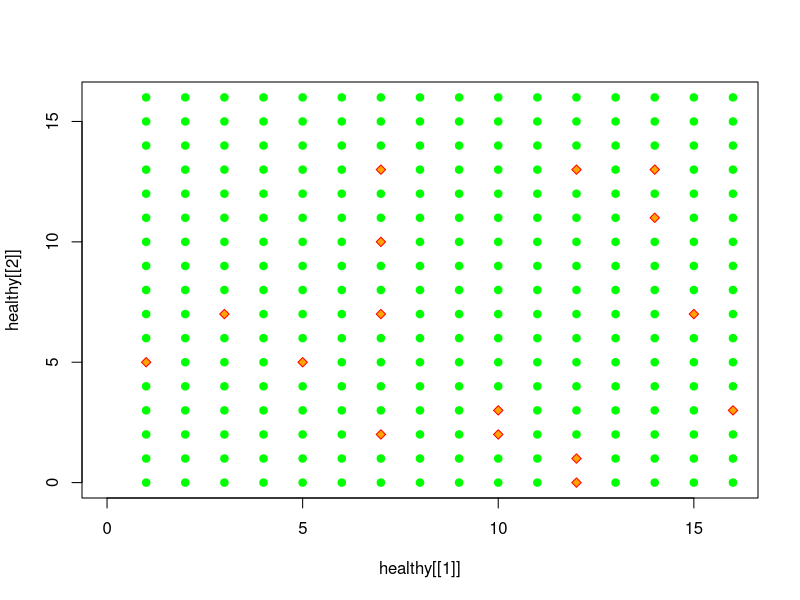
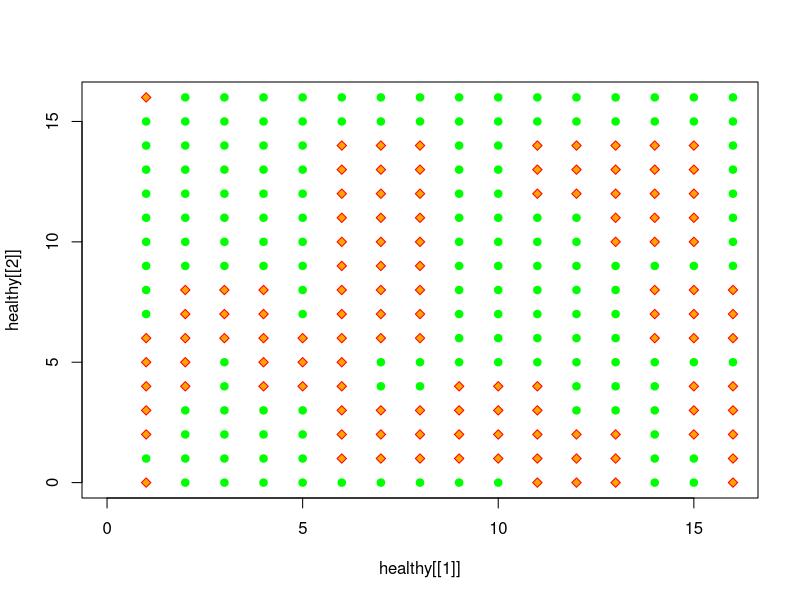
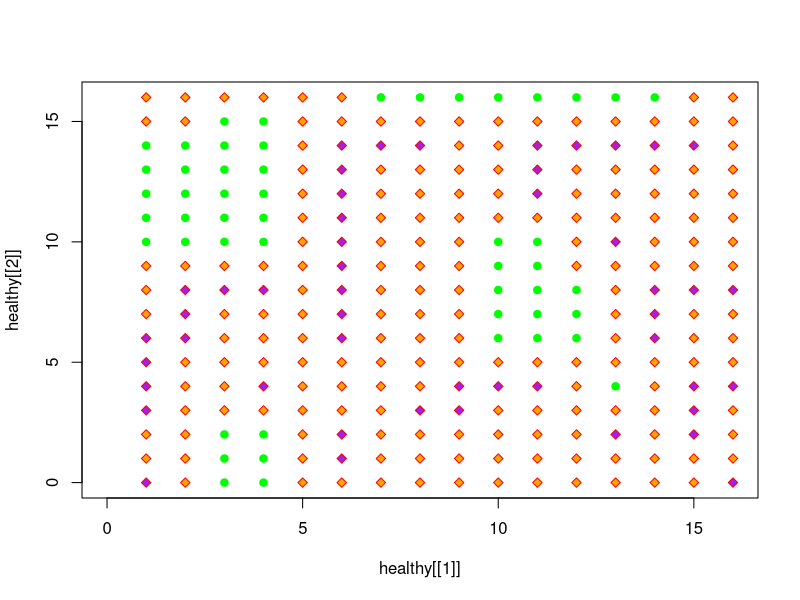
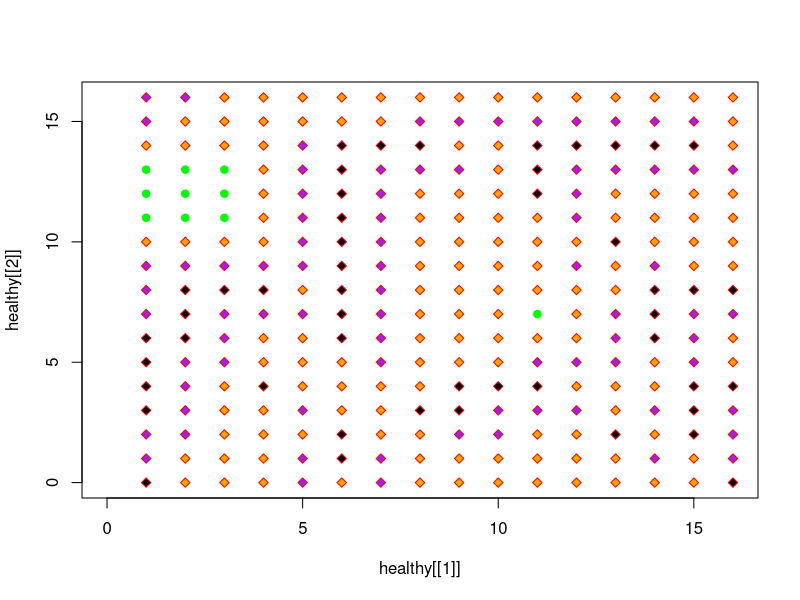
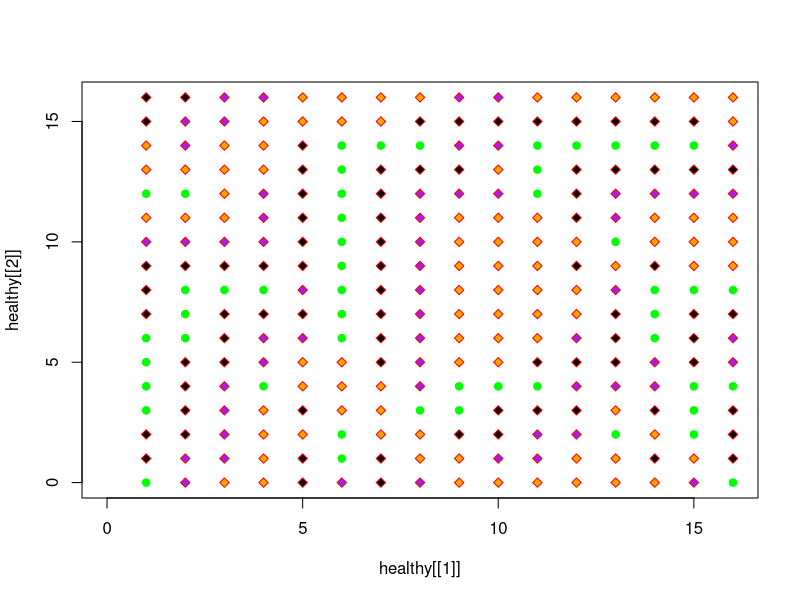
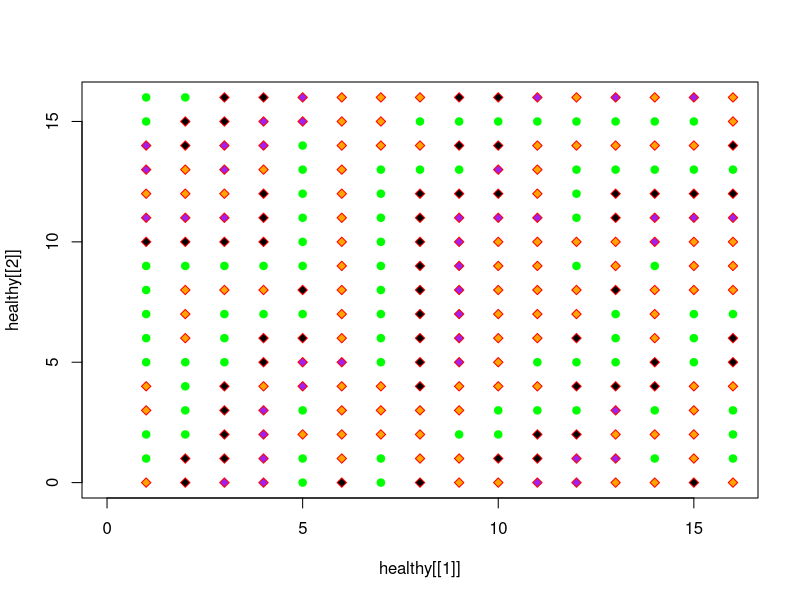
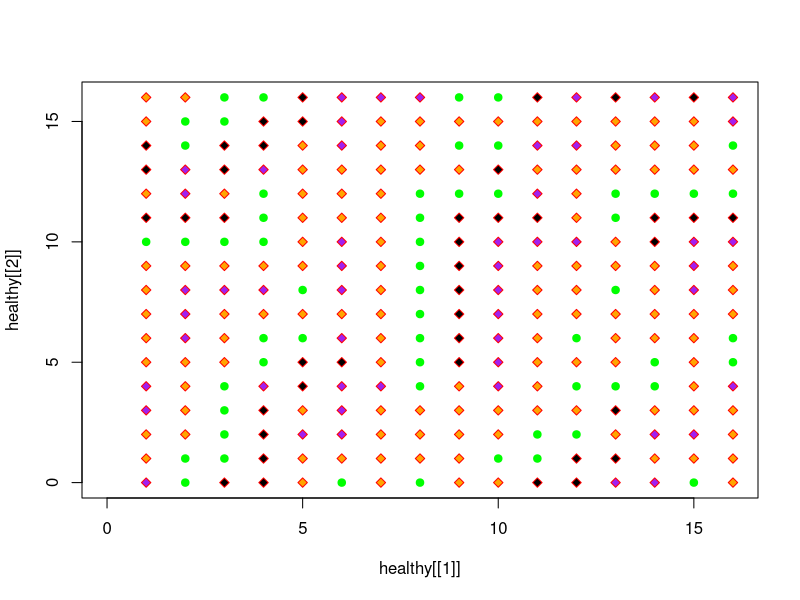
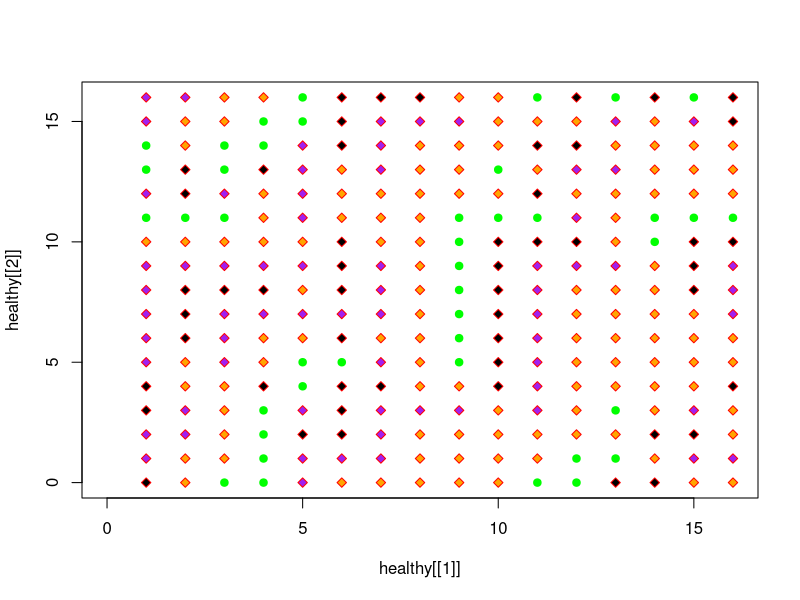

Recreate these plots in R, in order.
HEALTHY = 0
INFECTEDA1 = 1
INFECTEDA2 = 2
DEAD = 3
numberOfA2 = 5
responseTime  = 4*7 #4 weeks
responseTimeGrid <- array(numeric(), c(0,0))

HIV = function(n, probHIV, probInfect, probReplace, t) {
  # FIRE simulation
  body  = initBody( n, probHIV)
  responseTimeGrid <<- body * responseTime
  
  grids = array(dim=c(n,n,t+1))

  
  grids[,,1] = body
  
  for (i in 2:(t+1)) {
    bodyExtended = periodicLat(body)
    responseTimeGrid <<- periodicLat(responseTimeGrid)
    body = applyExtended(bodyExtended, probInfect, probReplace)
    grids[,,i] = body
  }
  
  return(grids)
}

applyExtended = function(latExt, probInfect, probReplace) {
  # APPLYEXTENDED - Function to apply 
  # spread() to every interior
  # site of square array latExt and to return the resulting array
  n = nrow(latExt) - 2
  newmat = matrix(c(rep(0,n*n)), nrow = n)
  for (j in 2:(n + 1)) {
    for (i in 2:(n + 1)) {
      site = latExt[i, j]
      N = latExt[i - 1, j]
      NE = latExt [i-1, j+1]
      NW = latExt[i-1, j-1]
      E = latExt[i, j + 1]
      S = latExt[i + 1, j]
      W = latExt[i, j - 1]
      SW = latExt[i+1, j-1]
      SE = latExt[i+1, j+1]
      newmat[i - 1, j - 1] = spread(site, N, NE, NW, E, S, W, SW, SE, probInfect, probReplace, i, j)
    }
  }
  return(newmat)
}

initBody = function( n, probHIV){
  #INITBODY returns an n-by-n grid of values?\
  # HEALTHY (healthy cell), 
  # INFECTEDA1 (infected cell), or INFECTEDA2 (infected cell), or DEAD (dead cell)
  # Pre:	n is the size (number of rows or columns) of the square grid and is positive.
  # 	probHIV is the probability that a cell is initially infected 
  # Post:	 A grid as described above was returned.

  # 1 where infected
  infected = matrix(runif(n^2) < probHIV,nrow=n,ncol=n)
  # 1 where healthy
  healthy = 1 - infected

  # EMPTY, TREE, or BURNING
  body =  healthy * HEALTHY + infected * INFECTEDA1
  
  return (body)
}

periodicLat = function(lat) {
  # PERIODICLAT returns extended lattice
  extendRows = rbind(lat[nrow(lat),],lat,lat[1,])
  extlat = cbind(extendRows[,ncol(extendRows)],extendRows,extendRows[,1])
  return(extlat)
}

pointsForGrid = function(grid,val) {
  # Helper function for showGraphs
  # Pre: grid is a square grid
  #       val is a possible element value
  # Pre: The function has returnd a list of xcoords and ycoords,
  #      coordinates of cells that have value val.
  #      To match matrix values, the rows are reversed.
  xcoords = vector()
  ycoords = vector()
  for (row in 1:nrow(grid)) {
    for (col in 1:ncol(grid)) {
      if (grid[row,col] == val) {
        xcoords[length(xcoords)+1] = col
        ycoords[length(ycoords)+1] = nrow(grid) - row
      }
    }
  }
  return(list(xcoords,ycoords))
}

showGraphs = function(graphList, n) {
  # SHOWGRAPHS - Function to perform animation of grids in graphList
  m = dim(graphList)[3]
  for (k in 1:m) {
    g = graphList[,,k]
    healthy = pointsForGrid(g, HEALTHY)
    infecteda1 = pointsForGrid(g,INFECTEDA1)
    infecteda2 = pointsForGrid(g,INFECTEDA2)
    dead = pointsForGrid(g,DEAD)
    plot(healthy[[1]],healthy[[2]],pch=19,col="green",
         xlim=c(0,n+1),ylim=c(0,n+1))
    points(infecteda1[[1]],infecteda1[[2]],col="red",pch=23,bg="orange")
    points(infecteda2[[1]],infecteda2[[2]],col="red",pch=23,bg="purple")
    points(dead[[1]],dead[[2]],col="red",pch=23,bg="black")
    Sys.sleep(0.2)
  }
}

spread = function(site, N, NE, NW, E, S, W, SW, SE, probInfect, probReplace, i, j) {
  # SPREAD - Function to return the value of a site
  # at the next time step
  
  if (site == HEALTHY){
    #if site is healthy and has one A1 neighbor, cell becomes infected
    if(N == INFECTEDA1 || NE == INFECTEDA1 || NW == INFECTEDA1 || E == INFECTEDA1 || S == INFECTEDA1 || W == INFECTEDA1 || SW == INFECTEDA1 || SE == INFECTEDA1)
    {
      newSite = INFECTEDA1
      responseTimeGrid[i, j] <<- responseTime
    }
    else if(N+NE+NW+E+W+S+SW+SE > numberOfA2 * 2){
      newSite = INFECTEDA1
    }
    else if(runif(1) < probInfect){
      newSite = INFECTEDA1
    }
    else{
      newSite = HEALTHY
    }
  }
  else if (site == INFECTEDA1){
    #check to see if responseTime has passed for this cell
    if(responseTimeGrid[i, j] == 0){
      newSite = INFECTEDA2
    }else{
      responseTimeGrid[i, j] <<- responseTimeGrid[i, j] - 1
      newSite = INFECTEDA1
    }
  }
  else if (site == INFECTEDA2) {
    newSite = DEAD
  }
  else if (site == DEAD) {
    if(runif(1) < probReplace){
      newSite = HEALTHY
    }else{
      newSite = DEAD
    }
  }
  return(newSite)
}


### TESTING ###

## test grids = HIV(n, probHIV, probInfect, probReplace, t)
grids = HIV(100, 0.05, 0.000001, 0.99, 20)
showGraphs(grids, 15)
